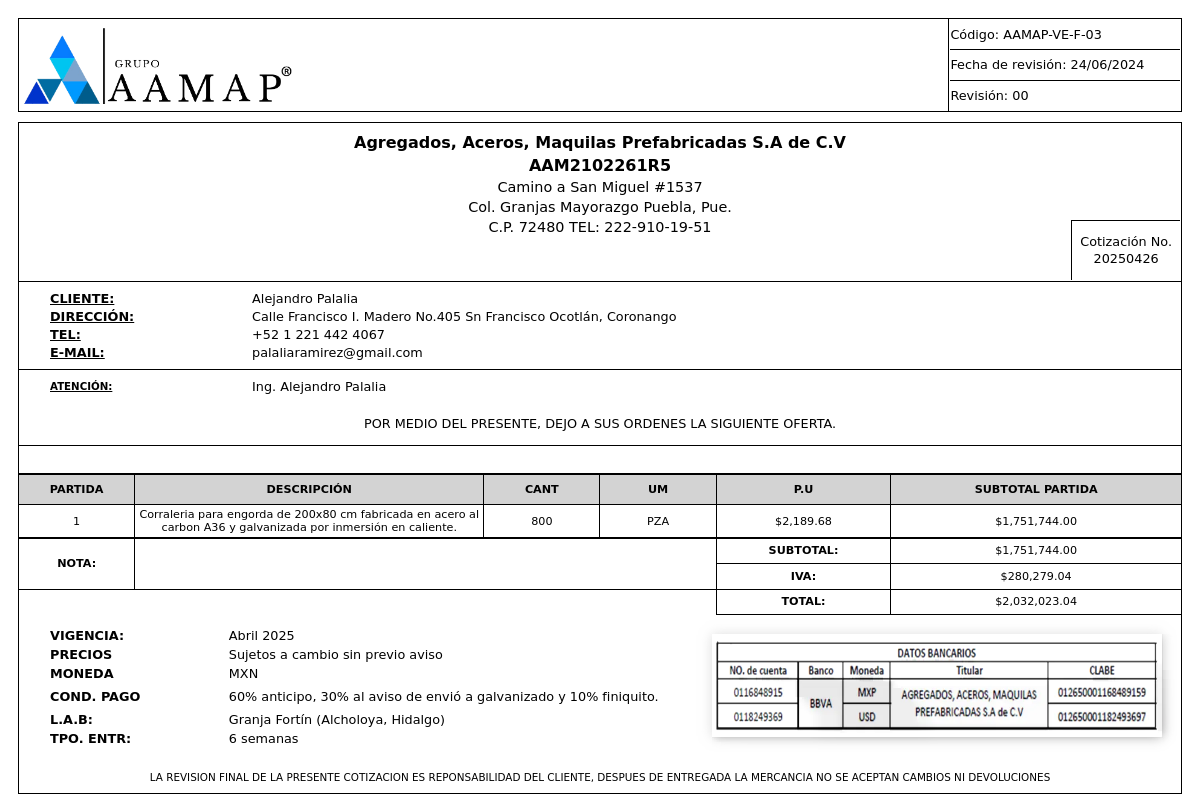
The app's page /PROYECTOS/ver_cot.php?id=20250426 (signed in) with its own data.
### tables this page shows
CREATE TABLE `proyectos` (
  `cod_fab` varchar(100) NOT NULL,
  `id_cliente` int(11) DEFAULT NULL,
  `nombre` varchar(255) DEFAULT NULL,
  `descripcion` text DEFAULT NULL,
  `id_pedido` int(11) DEFAULT NULL,
  `fecha_entrega` date DEFAULT NULL,
  `etapa` enum('creado','aprobado','directo','rechazado','en proceso','finalizado','facturacion') DEFAULT 'creado',
  `observaciones` text DEFAULT NULL,
  `fecha_creacion` timestamp NOT NULL DEFAULT current_timestamp(),
  `id_comprador` int(11) DEFAULT NULL
);

CREATE TABLE `clientes_p` (
  `id` int(11) NOT NULL,
  `nombre_comercial` varchar(100) NOT NULL,
  `razon_social` varchar(150) NOT NULL,
  `rfc` varchar(30) NOT NULL,
  `direccion` varchar(100) NOT NULL,
  `activo` tinyint(1) NOT NULL DEFAULT 1
);

CREATE TABLE `compradores` (
  `id_comprador` int(11) NOT NULL,
  `id_cliente` int(11) DEFAULT NULL,
  `nombre` varchar(100) DEFAULT NULL,
  `telefono` varchar(30) DEFAULT NULL,
  `correo` varchar(80) DEFAULT NULL
);

CREATE TABLE `partidas` (
  `id` int(11) NOT NULL,
  `descripcion` varchar(255) NOT NULL,
  `cod_fab` varchar(100) NOT NULL,
  `proceso` varchar(10) DEFAULT NULL,
  `cantidad` int(11) NOT NULL,
  `unidad_medida` varchar(10) NOT NULL,
  `precio_unitario` float NOT NULL,
  `subtotal` decimal(10,2) GENERATED ALWAYS AS (`cantidad` * `precio_unitario`) VIRTUAL,
  `iva` decimal(10,2) GENERATED ALWAYS AS (`subtotal` * 0.16) VIRTUAL,
  `total` decimal(10,2) GENERATED ALWAYS AS (`subtotal` + `iva`) VIRTUAL,
  `id_pd` int(11) DEFAULT NULL
);

CREATE TABLE `datos_vigencia` (
  `id` int(11) NOT NULL,
  `cod_fab` varchar(100) DEFAULT NULL,
  `vigencia` varchar(255) DEFAULT NULL,
  `precios` varchar(255) DEFAULT NULL,
  `moneda` varchar(50) DEFAULT NULL,
  `condicion_pago` varchar(255) DEFAULT NULL,
  `lab` varchar(255) DEFAULT NULL,
  `tipo_entr` varchar(255) DEFAULT NULL
);

### PROYECTOS/generar_cot.php (called while the page is built, shortened)
<?php
require 'C:/xampp/htdocs/db_connect.php';
$proyecto_id = filter_var($_GET['id'], FILTER_SANITIZE_STRING);
$sql = "SELECT p.cod_fab, p.descripcion AS descripcion, p.etapa, p.observaciones, p.nombre AS nombre_proyecto,
               c.nombre_comercial AS nombre_cliente, c.direccion AS ubicacion_cliente,
               co.nombre AS atencion_cliente, co.telefono AS telefono_cliente, co.correo AS email_cliente,
               p.fecha_entrega
        FROM proyectos p
        LEFT JOIN clientes_p c ON p.id_cliente = c.id
        LEFT JOIN compradores co ON p.id_comprador = co.id_comprador
        WHERE p.cod_fab = ?";
$stmt = $conn->prepare($sql);
$stmt->bind_param("s", $proyecto_id);
$stmt->execute();
$result = $stmt->get_result();
$proyecto = $result->fetch_assoc();
$sqlPartidas = "SELECT pa.descripcion, pa.cantidad, pa.unidad_medida, pa.precio_unitario
                FROM partidas pa
                WHERE pa.cod_fab = ?";
$stmtPartidas = $conn->prepare($sqlPartidas);
$stmtPartidas->bind_param("s", $proyecto_id);
$stmtPartidas->execute();
$resultPartidas = $stmtPartidas->get_result();
$partidas = $resultPartidas->fetch_all(MYSQLI_ASSOC);
$sqlVigencia = "SELECT vigencia, precios, moneda, condicion_pago, lab, tipo_entr
                FROM datos_vigencia
                WHERE cod_fab = ?";
$stmtVigencia = $conn->prepare($sqlVigencia);
$stmtVigencia->bind_param("s", $proyecto_id);
$stmtVigencia->execute();
$resultVigencia = $stmtVigencia->get_result();
$datos_vigencia = $resultVigencia->fetch_assoc();
$cotizacion_no = $proyecto_id;
?>

### PROYECTOS/ver_cot.php (the view, shortened to what this page needs)
<?php
require 'C:/xampp/htdocs/db_connect.php';
require 'generar_cot.php';
 ?>
<!DOCTYPE html>
<html lang="es">
<head>
</head>
<body style="padding: 10px; font-family: DejaVu Sans, Arial, sans-serif;">
    <table style="margin-bottom: 10px;">
        <tr>
            <td style="width: 80%; height: 30px; border: 1px solid;">
                <img src="/assets/grupo_aamap.png" style="width: 30%;">
            </td>
            <td style="width: 20%; height: auto; border: 1px solid;" class="interlineador">
                <div id="cod1"><p style="text-align: left;">Código: AAMAP-VE-F-03</p></div>
                <div id="cod2"><p style="text-align: left;">Fecha de revisión: 24/06/2024</p></div>
                <div id="cod3"><p style="text-align: left;">Revisión: 00</p></div>
            </td>
        </tr>
    </table>
    <table style="border: 1px solid; border-bottom: none;">
        <tr>
            <td colspan="2" style="width: 100%;" class="interlineado">
                <p style="font-size: 1em;"><b>Agregados, Aceros, Maquilas Prefabricadas S.A de C.V</b></p>
                <p style="font-size: 1em;"><b>AAM2102261R5</b></p>
                <p style="font-size: 0.9em;">Camino a San Miguel #1537</p>
                <p style="font-size: 0.9em;">Col. Granjas Mayorazgo Puebla, Pue.</p>
                <p style="font-size: 0.9em;">C.P. 72480 TEL: 222-910-19-51</p>
                <div id="cot"><p style="padding-left: 8px; padding-right: 8px;">Cotización No. <br><?php echo $cotizacion_no;?></p></div>
            </td>
        </tr>
    </table>
    <table>
        <tr>
            <td style="width: 20%; border: 1px solid; border-right: none;" class="interlineado cliente">
                <p style="text-align: left; margin-left: 30px;"><b><u>CLIENTE:</u></b></p>
                <p style="text-align: left; margin-left: 30px;"><b><u>DIRECCIÓN:</u></b></p>
                <p style="text-align: left; margin-left: 30px;"><b><u>TEL:</u></b></p>
                <p style="text-align: left; margin-left: 30px;"><b><u>E-MAIL:</u></b></p>
            </td>
            <td style="width: 80%; border: 1px solid; border-left: none;" class="interlineado cliente">
                <p style="text-align: left;"><?php echo $proyecto['nombre_cliente'];?></p>
                <p style="text-align: left;"><?php echo $proyecto['ubicacion_cliente'];?></p>
                <p style="text-align: left;"><?php echo $proyecto['telefono_cliente'];?></p>
                <p style="text-align: left;"><?php echo $proyecto['email_cliente'];?></p>
            </td>
        </tr>
        <tr>
            <td class="cliente interlineado" style="border: 1px solid; border-right: none; border-bottom: none; "><p style="text-align: left; margin-left: 30px;" class="cliente"><b><u>ATENCIÓN:</u></b></p></td>
            <td class="cliente interlineado" style="border-bottom: none;"><P style="text-align: left;"><?php echo $proyecto['atencion_cliente'];?></P></td>
        </tr>
        <tr>
            <td colspan="2" style="border-bottom: 1px solid;" class="cliente"><p>POR MEDIO DEL PRESENTE, DEJO A SUS ORDENES LA SIGUIENTE OFERTA.</p></td>
        </tr>
        <tr><td><p style="font-size: 0.5em; border-bottom: none;">&nbsp;&nbsp;&nbsp;</p></td></tr>
    </table>
    <table>
        <thead>
            <tr>
                <th style="width: 10%; " class="cols bg-cols">PARTIDA</th>
                <th style="width: 30%; " class="cols bg-cols">DESCRIPCIÓN</th>
                <th style="width: 10%; " class="cols bg-cols">CANT</th>
                <th style="width: 10%; " class="cols bg-cols">UM</th>
                <th style="width: 15%; " class="cols bg-cols">P.U</th>
                <th style="width: 25%; " class="cols bg-cols">SUBTOTAL PARTIDA</th>
            </tr>
        </thead>
        <tbody>
            <?php
            $subtotal = 0;
            foreach ($partidas as $index => $partida) {
                $subtotal_partida = $partida['cantidad'] * $partida['precio_unitario'];
                $subtotal += $subtotal_partida;
                echo "<tr>";
                echo "<td class='cols content'>" . ($index + 1) . "</td>";
                echo "<td class='cols content'>" . $partida['descripcion'] . "</td>";
                echo "<td class='cols content'>" . $partida['cantidad'] . "</td>";
                echo "<td class='cols content'>" . $partida['unidad_medida'] . "</td>";
                echo "<td class='cols content'>$" . number_format($partida['precio_unitario'], 2) . "</td>";
                echo "<td class='cols content'>$" . number_format($subtotal_partida, 2) . "</td>";
                echo "</tr>";
            }
            ?>
        </tbody>
    </table>
    <table style="border-bottom: none;">
        <tr>
            <td rowspan="2" class="cols cifras" style="width: 10%;"><p><b>NOTA:</b></p></td>
            <td rowspan="2" id="nota" class="cols cifras" style="width: 50%; padding-top: 5px; padding-bottom: 5px;"><p><?php echo $proyecto['descripcion']; ?></p></td>
            <td class="cols cifras" style="width: 15%;"><p><B>SUBTOTAL:</B></p></td>
            <td class="cols cifras" style="width: 25%;"><P>$<?php echo number_format($subtotal, 2); ?></P></td>
        </tr>
        <tr>
            <td class="cols cifras" style="width: 15%;"><p><B>IVA:</B></p></td>
            <td class="cols cifras" style="width: 25%;"><P>$<?php echo number_format($subtotal * 0.16, 2); ?></P></td>
        </tr>
        <tr>
            <td class="cliente cifras" style="width: 10%;"></td>
            <td class="cliente cifras" style="width: 50%;"></td>
            <td class="cols cifras" style="width: 15%;"><p><B>TOTAL:</B></p></td>
            <td class="cols cifras" style="width: 25%;"><P>$<?php echo number_format($subtotal * 1.16, 2); ?></P></td>
        </tr>
    </table>
    <table style="border-top: none">
        <tr id="data">
            <td class=" vigencia" style="width: 18%;">
                <p style="text-align: left; margin-left: 30px;"><b>VIGENCIA:</b></p>
                <p style="text-align: left; margin-left: 30px;"><b>PRECIOS</b></p>
                <p style="text-align: left; margin-left: 30px;"><b>MONEDA</b></p>
                <p style="text-align: left; margin-left: 30px; line-height: 1.1em;" ><b>COND. PAGO</b></p>
                <p style="text-align: left; margin-left: 30px;"><b>L.A.B:</b></p>
                <p style="text-align: left; margin-left: 30px;"><b>TPO. ENTR:</b></p>
            </td>
            <td class=" vigencia" style="width: 40%;">
                <p style="text-align: left;"><?php echo htmlspecialchars($datos_vigencia['vigencia']); ?></p>
                <p style="text-align: left;"><?php echo htmlspecialchars($datos_vigencia['precios']); ?></p>
                <p style="text-align: left;"><?php echo htmlspecialchars($datos_vigencia['moneda']); ?></p>
                <p style="text-align: left; line-height: 1.1em;" ><?php echo htmlspecialchars($datos_vigencia['condicion_pago']); ?></p>
                <p style="text-align: left;"><?php echo htmlspecialchars($datos_vigencia['lab']); ?></p>
                <p style="text-align: left;"><?php echo htmlspecialchars($datos_vigencia['tipo_entr']); ?></p>
            </td>
            <td style="width: 42%;">
                <img src="/assets/datos.webp" style="width: 100%;">
            </td>
        </tr>
        <tr>
            <td colspan="6" style="background-color: none; line-height: 1; font-size: 0.65em;" class="vigencia">
                <p>LA REVISION FINAL DE LA PRESENTE COTIZACION ES REPONSABILIDAD DEL CLIENTE, DESPUES DE ENTREGADA LA MERCANCIA NO SE ACEPTAN CAMBIOS NI DEVOLUCIONES </p>
            </td>
        </tr>
    </table>
</body>
</html>

### records on screen
proyectos: id_cliente.nombre_comercial "Alejandro Palalia", id_cliente.direccion "Calle Francisco I. Madero No.405 Sn Francisco Ocotlán, Coronango", id_comprador.telefono "+52 1 221 442 4067", id_comprador.correo "palaliaramirez@gmail.com", id_comprador.nombre "Ing. Alejandro Palalia"
partidas: descripcion "Corraleria para engorda de 200x80 cm fabricada en acero al carbon A36 y galvanizada por inmersión en caliente.", cantidad "800", unidad_medida "PZA", precio_unitario "2,189.68", subtotal_partida "1,751,744.00"
datos_vigencia: vigencia "Abril 2025", precios "Sujetos a cambio sin previo aviso", moneda "MXN", condicion_pago "60% anticipo, 30% al aviso de envió a galvanizado y 10% finiquito.", lab "Granja Fortín (Alcholoya, Hidalgo)", tipo_entr "6 semanas"

### other values on screen
$cotizacion_no "20250426"
$subtotal "1,751,744.00"
$subtotal * 0.16 "280,279.04"
$subtotal * 1.16 "2,032,023.04"
